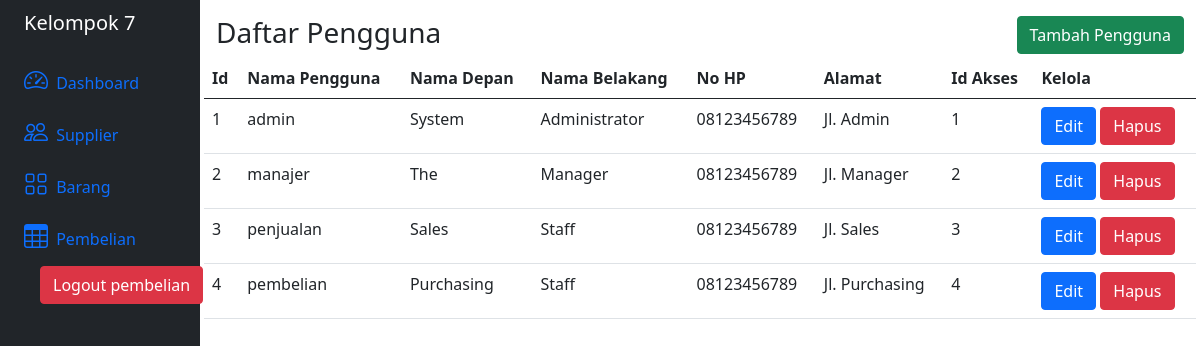
The page /pengguna/index.php (signed in) on the database its author committed.
### tables this page shows
CREATE TABLE `Pengguna` (
  `idPengguna` int(11) NOT NULL AUTO_INCREMENT,
  `NamaPengguna` varchar(16) NOT NULL,
  `Password` varchar(64) NOT NULL,
  `NamaDepan` varchar(64) NOT NULL,
  `NamaBelakang` varchar(64) NOT NULL,
  `NoHp` varchar(15) NOT NULL,
  `Alamat` varchar(256) NOT NULL,
  `idAkses` int(11) NOT NULL,
  PRIMARY KEY (`idPengguna`),
  KEY `idAkses` (`idAkses`),
  CONSTRAINT `Pengguna-idAkses` FOREIGN KEY (`idAkses`) REFERENCES `HakAkses` (`idAkses`)
);

### class/Pengguna.php (called while the page is built, shortened)
<?php
  class Pengguna {
    private $conn;
    public function __construct(\PDO $database) {
      $this->conn = $database;
    }
    function daftarPengguna() {
      $query = "SELECT * FROM Pengguna ORDER BY idPengguna ASC";
      $prepareDB = $this->conn->prepare($query);
      $prepareDB->execute();
      $daftarPengguna = $prepareDB->fetchAll();
      return $daftarPengguna;
    }
  }
?>

### pengguna/index.php (the view, shortened to what this page needs)
<?php
  include "../class/config.php";
  include "../class/Pengguna.php";
  $pengguna = new Pengguna($database);
  $daftarPengguna = $pengguna->daftarPengguna();
?>
<!DOCTYPE html>
<html lang="en">
  <head>
    <link href="https://cdn.jsdelivr.net/npm/bootstrap@5.0.2/dist/css/bootstrap.min.css" rel="stylesheet">
    <link rel="stylesheet" href="https://cdn.jsdelivr.net/npm/bootstrap-icons@1.11.3/font/bootstrap-icons.min.css">
  </head>
  <body>
    <div class="container-fluid">
      <div class="row flex-nowrap">
        <div class="col-auto col-md-2 col-xl-2 px-sm-2 px-0 bg-dark">
          <?php
            include "../view/sidebar.php";
          ?>
        </div>
        <div class="col p-3">
          <div class="row">
            <div class="col-6">
              <h3>Daftar Pengguna</h3>
            </div>
            <div class="col-6 text-end">
              <a href="tambah.php"><button type="button" class="btn btn-success">Tambah Pengguna</button></a>
            </div>
          </div>
          <div class="row">
            <table class="table">
              <thead>
                <th scope="col">Id</th>
                <th scope="col">Nama Pengguna</th>
                <th scope="col">Nama Depan</th>
                <th scope="col">Nama Belakang</th>
                <th scope="col">No HP</th>
                <th scope="col">Alamat</th>
                <th scope="col">Id Akses</th>
                <th scope="col">Kelola</th>
              </thead>
              <tbody>
                <?php
                  if (!empty($daftarPengguna)) {
                    foreach ($daftarPengguna as $key => $value) {
                      echo "<tr>";
                      echo "<td>".$value['idPengguna']."</td>";
                      echo "<td>".$value['NamaPengguna']."</td>";
                      echo "<td>".$value['NamaDepan']."</td>";
                      echo "<td>".$value['NamaBelakang']."</td>";
                      echo "<td>".$value['NoHp']."</td>";
                      echo "<td>".$value['Alamat']."</td>";
                      echo "<td>".$value['idAkses']."</td>";
                      echo ('<td><form action="../controller/Pengguna.php" method="post"><input type="text" name="action" class="form-control d-none" id="action" aria-describedby="action" value="delete"><input type="text" name="id_pengguna" class="form-control d-none" id="id-pengguna" aria-describedby="id-pengguna" value="'.$value['idPengguna'].'"><a href="edit.php?idPengguna='.$value['idPengguna'].'"><button type="button" class="btn btn-primary">Edit</button></a><span> </span><button type="submit" class="btn btn-danger">Hapus</button></form>');
                      echo "</tr>";
                    }
                  } else {
                    echo "<tr>";
                    echo "<td>No items to display.</td>";
                    echo "</tr>";
                  }
                ?>
              </tbody>
            </table>
          </div>
        </div>
      </div>
    </div>
  </body>
</html>

### rows shown on the page
pengguna: idPengguna "1", NamaPengguna "admin", NamaDepan "System", NamaBelakang "Administrator", NoHp "08123456789", Alamat "Jl. Admin", idAkses "1"
pengguna: idPengguna "2", NamaPengguna "manajer", NamaDepan "The", NamaBelakang "Manager", NoHp "08123456789", Alamat "Jl. Manager", idAkses "2"
pengguna: idPengguna "3", NamaPengguna "penjualan", NamaDepan "Sales", NamaBelakang "Staff", NoHp "08123456789", Alamat "Jl. Sales", idAkses "3"
pengguna: idPengguna "4", NamaPengguna "pembelian", NamaDepan "Purchasing", NamaBelakang "Staff", NoHp "08123456789", Alamat "Jl. Purchasing", idAkses "4"

### other values the page prints
$_SESSION["NamaPengguna"] "pembelian"
